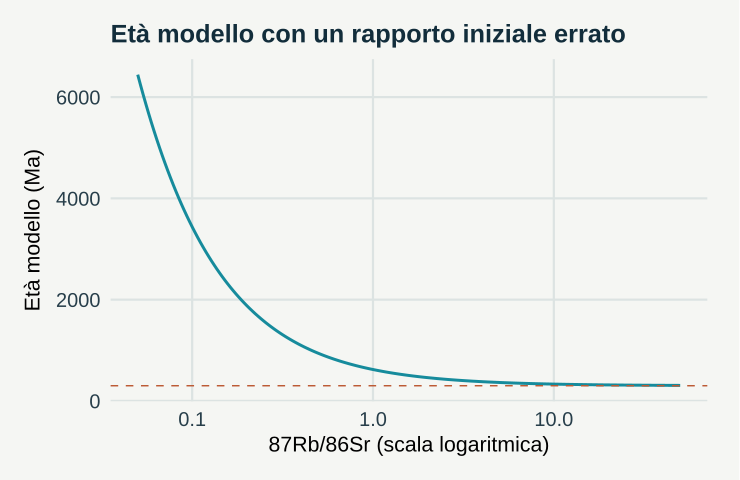

Source code (R):
# GeoStat Lab — funzioni comuni. R >= 4.3; ggplot2 >= 3.4; jsonlite.
suppressPackageStartupMessages(library(ggplot2))
col_geo <- c('#168B9C','#BC5B35','#7054A4','#A17B19','#227864','#64748B')
theme_set(theme_minimal(base_size=17, base_family='sans') + theme(
  plot.background=element_rect(fill='#F5F6F3',colour=NA),
  panel.background=element_rect(fill='#F5F6F3',colour=NA),
  panel.grid.minor=element_blank(),panel.grid.major=element_line(colour='#DCE3E2'),
  plot.title=element_text(size=19,face='bold',colour='#122D3B'),
  plot.subtitle=element_text(size=13,colour='#405560',margin=margin(b=12)),
  axis.text=element_text(size=15,colour='#273E4A'),axis.title=element_text(size=16),
  legend.position='bottom',legend.title=element_blank(),legend.text=element_text(size=14),
  strip.text=element_text(size=15,face='bold'),plot.margin=margin(18,24,18,18)))
metric <- function(...) data.frame(grandezza=names(c(...)),valore=as.character(c(...)),check.names=FALSE)
f <- function(x,d=3) {out<-formatC(x,digits=d,format='fg');out[!is.finite(x)]<-'Non definito';out}
line_plot <- function(d,x='x',y='y',title='',xl=x,yl=y,group=NULL) {
 p<-ggplot(d,aes(x=.data[[x]],y=.data[[y]]))
 if(is.null(group)) p<-p+geom_line(colour=col_geo[1],linewidth=1.05) else p<-p+aes(colour=.data[[group]],group=.data[[group]])+geom_line(linewidth=1)+scale_colour_manual(values=col_geo)
 p+labs(title=title,x=xl,y=yl)
}
point_plot <- function(d,x='x',y='y',title='',xl=x,yl=y,group=NULL) {
 p<-ggplot(d,aes(x=.data[[x]],y=.data[[y]]))
 if(is.null(group))p<-p+geom_point(colour=col_geo[1],size=2.5,alpha=.8) else p<-p+aes(colour=.data[[group]])+geom_point(size=2.7,alpha=.85)+scale_colour_manual(values=col_geo)
 p+labs(title=title,x=xl,y=yl)
}
hist_plot<-function(x,title='',xl='Valore',bins=20)ggplot(data.frame(x=x),aes(x))+geom_histogram(bins=bins,fill=col_geo[1],colour='#F5F6F3')+labs(title=title,x=xl,y='Frequenza')
bar_plot<-function(d,x='gruppo',y='valore',title='',yl='Valore')ggplot(d,aes(x=.data[[x]],y=.data[[y]],fill=.data[[x]]))+geom_col(width=.65)+scale_fill_manual(values=rep(col_geo,length.out=length(unique(d[[x]])) ))+guides(fill='none')+labs(title=title,x=NULL,y=yl)
map_plot<-function(d,z='z',title='',xl='Est [km]',yl='Nord [km]')ggplot(d,aes(x,y,fill=.data[[z]]))+geom_raster()+coord_equal()+scale_fill_gradientn(colours=c('#153F56','#298C9C','#B8CDB2','#F1D889','#AD542F'))+labs(title=title,x=xl,y=yl)
acf_data<-function(x,lag=20){a<-acf(x,lag.max=min(lag,length(x)-1),plot=FALSE);data.frame(x=as.vector(a$lag)[-1],y=as.vector(a$acf)[-1])}
# AR(1), distribuzione marginale stazionaria N(0, 1).
ar_series<-function(n,rho){x<-numeric(n);x[1]<-rnorm(1);for(i in 2:n)x[i]<-rho*x[i-1]+sqrt(1-rho^2)*rnorm(1);x}
# Distanze euclidee in unità metriche già dichiarate; nessuna conversione implicita di CRS.
dist_cross<-function(a,b)sqrt(outer(a[,1],b[,1],'-')^2+outer(a[,2],b[,2],'-')^2)
# Predittore IDW: i punti coincidenti ricevono esattamente il valore osservato.
idw<-function(xy,z,new,power=2){dd<-dist_cross(new,xy);apply(dd,1,function(d)if(any(d<1e-10))mean(z[d<1e-10])else weighted.mean(z,d^(-power)))}
# CART didattico binario: divisioni assiali che minimizzano l'impurità di Gini.
cart_fit<-function(x,y,depth=2,minleaf=4){
 node<-list(p=mean(y),n=length(y));if(depth<1||length(unique(y))<2||length(y)<2*minleaf)return(node)
 best<-Inf
 for(j in seq_len(ncol(x))){v<-sort(unique(x[,j])); if(length(v)<2)next
  for(cut in (head(v,-1)+tail(v,-1))/2){left<-x[,j]<=cut;nl<-sum(left);nr<-sum(!left);if(min(nl,nr)<minleaf)next
   score<-nl*mean(y[left])*(1-mean(y[left]))+nr*mean(y[!left])*(1-mean(y[!left]))
   if(score<best){best<-score;node$j<-j;node$cut<-cut;split<-left}
  }
 }
 if(is.finite(best)){node$left<-cart_fit(x[split,,drop=FALSE],y[split],depth-1,minleaf);node$right<-cart_fit(x[!split,,drop=FALSE],y[!split],depth-1,minleaf)};node
}
cart_predict<-function(tree,x)apply(x,1,function(row){t<-tree;while(!is.null(t$j))t<-if(row[t$j]<=t$cut)t$left else t$right;t$p})
p <- list(dr = 0.0045, t = 300, seed = 17)
set.seed(p$seed)
lam <- 1.3972e-11

b <- exp(lam * p$t * 1e+06) - 1

eta_modello <- function(x) log(1 + (0.7085 + b * x - (0.7085 - p$dr))/x)/lam/1e+06

x <- exp(seq(log(0.05), log(50), length.out = 200))

data <- data.frame(x = x, eta = eta_modello(x))

plots <- list(line_plot(data, "x", "eta", title = "Età modello con un rapporto iniziale errato", xl = "87Rb/86Sr (scala logaritmica)", 
    yl = "Età modello (Ma)") + scale_x_log10() + geom_hline(yintercept = p$t, linetype = 2, colour = col_geo[2]))

metrics <- metric(`Età vera (Ma)` = p$t, `Età modello, 87Rb/86Sr = 0,5` = f(eta_modello(0.5)), `Età modello, 87Rb/86Sr = 5` = f(eta_modello(5)), 
    `Età modello, 87Rb/86Sr = 50` = f(eta_modello(50)))
print(metrics,row.names=FALSE)
ggplot2::ggsave('m19-modello-A.svg',plots[[1]],device=svglite::svglite,width=7.7,height=5.0,bg='#F8F6F1')
